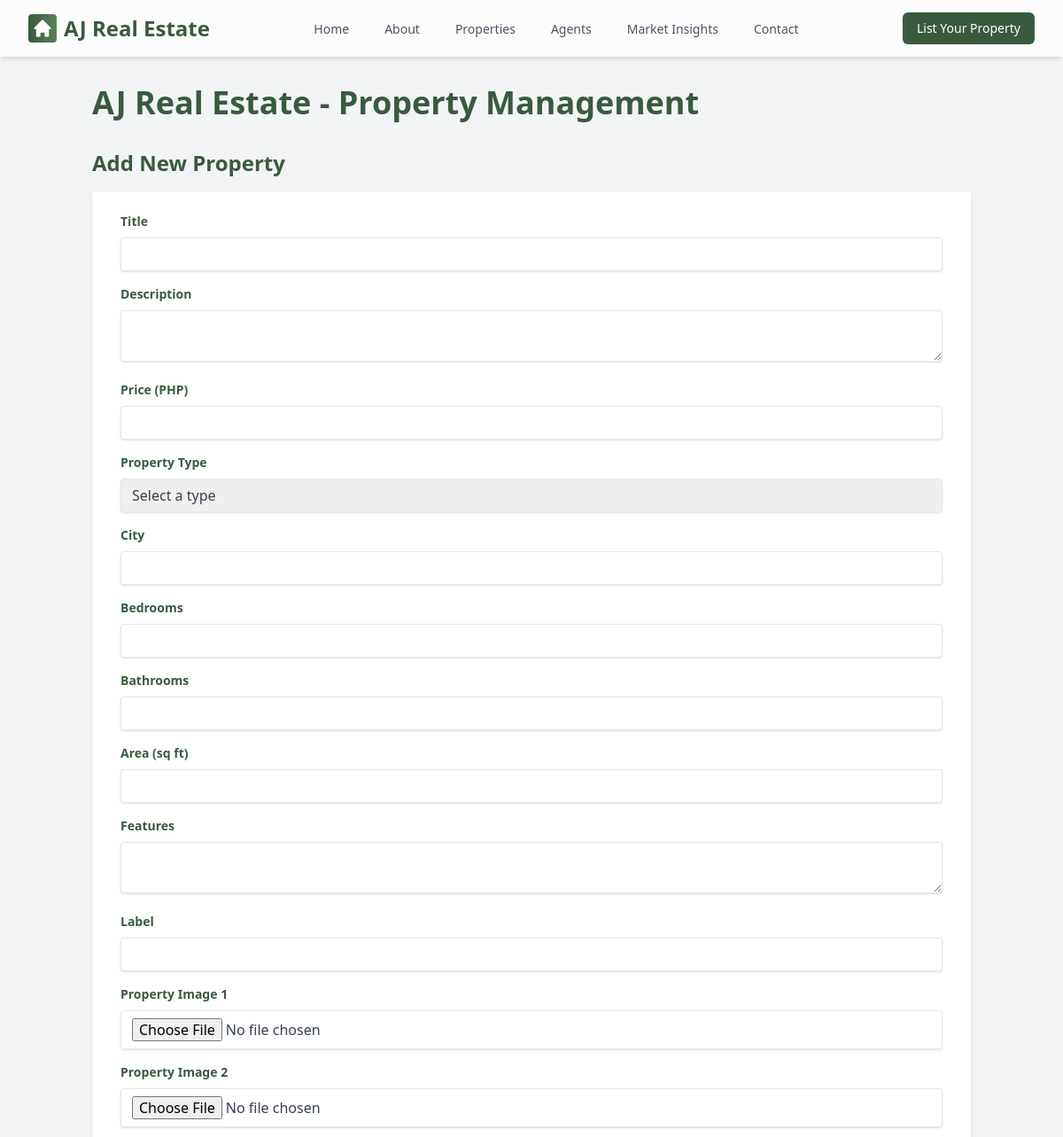
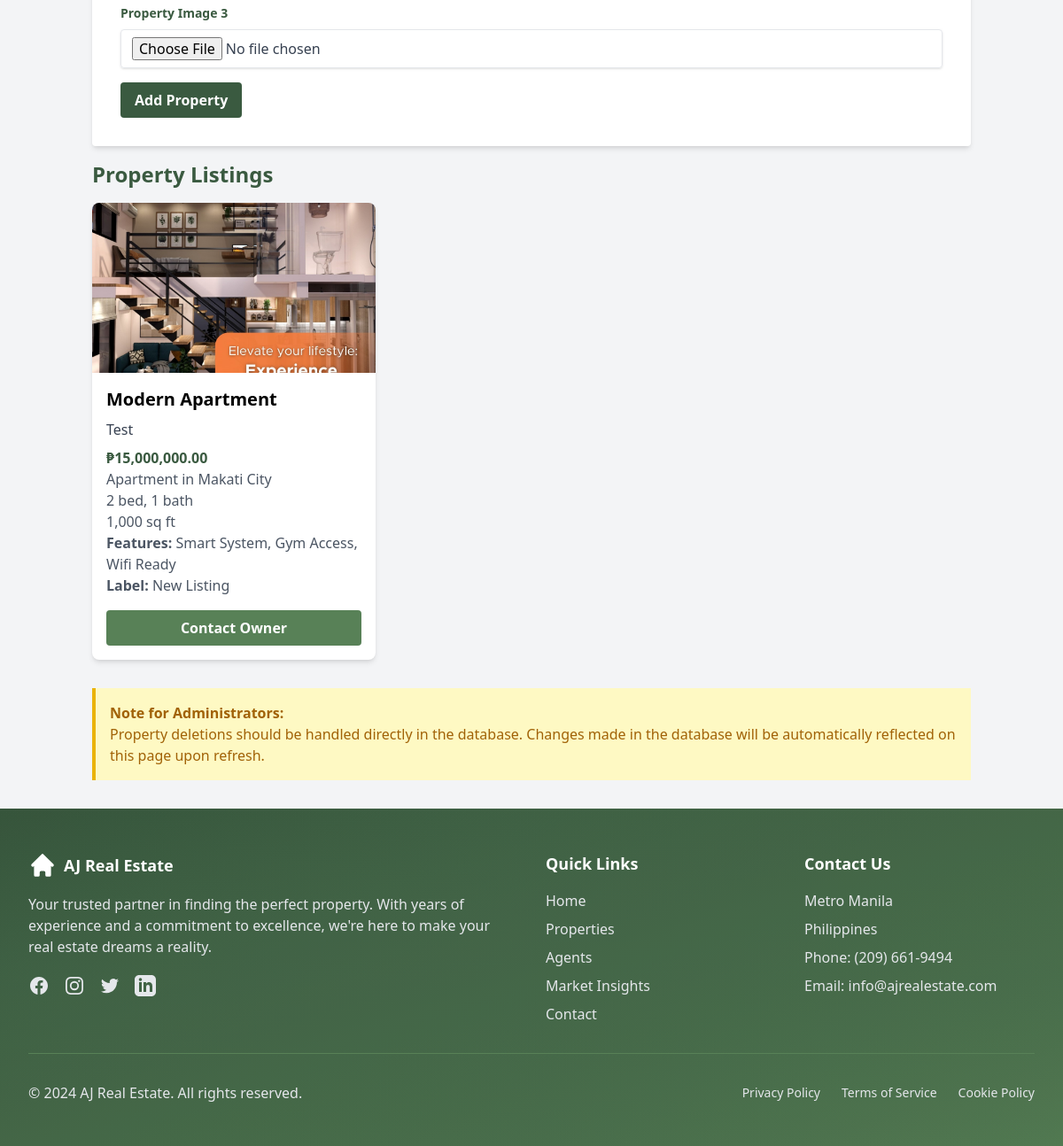
/ajpp5/add_property.php, run on the app's committed database (2 pictures, top to bottom).
### tables this page shows
CREATE TABLE `properties` (
  `id` int NOT NULL,
  `title` varchar(255) NOT NULL,
  `description` text,
  `image` text,
  `price` decimal(10,2) NOT NULL,
  `property_type` varchar(50) DEFAULT NULL,
  `city` varchar(100) DEFAULT NULL,
  `beds` int DEFAULT NULL,
  `baths` float DEFAULT NULL,
  `features` text,
  `label` varchar(100) DEFAULT NULL,
  `area_sqft` float DEFAULT NULL,
  `created_at` timestamp NULL DEFAULT CURRENT_TIMESTAMP,
  `floors` int DEFAULT NULL
);

### ajpp5/add_property.php (the view, shortened to what this page needs)
<?php
$host = 'localhost';
$dbname = 'rs_webapp_db';
$username = 'root';
$password = '';
try {
    $pdo = new PDO("mysql:host=$host;dbname=$dbname", $username, $password);
    $pdo->setAttribute(PDO::ATTR_ERRMODE, PDO::ERRMODE_EXCEPTION);
} catch(PDOException $e) {
    die("Connection failed: " . $e->getMessage());
}
function safeEcho($str) {
    echo htmlspecialchars($str ?? '', ENT_QUOTES, 'UTF-8');
}
$user_role = 'admin';
$errors = [];
$properties = [];
try {
    $stmt = $pdo->query("SELECT * FROM properties ORDER BY created_at DESC");
    $properties = $stmt->fetchAll(PDO::FETCH_ASSOC);
} catch(PDOException $e) {
    $errors[] = "Failed to fetch properties. Error: " . $e->getMessage();
}
include __DIR__ . '/templates/header.php';
?>
<!DOCTYPE html>
<html lang="en">
<head>
    <script src="https://cdn.tailwindcss.com"></script>
</head>
<body class="bg-lighter">
    <div class="container mx-auto px-4 py-8">
        <h1 class="text-4xl font-bold mb-8 text-primary">AJ Real Estate - Property Management</h1>
        <?php if ($user_role === 'admin' || $user_role === 'seller'): ?>
        <h2 class="text-2xl font-bold mb-4 text-primary">Add New Property</h2>
        <form action="<?php echo htmlspecialchars($_SERVER["PHP_SELF"]); ?>" method="POST" enctype="multipart/form-data" class="bg-white shadow-md rounded px-8 pt-6 pb-8 mb-4">
            <div class="mb-4">
                <label class="block text-primary text-sm font-bold mb-2" for="title">Title</label>
                <input class="shadow appearance-none border rounded w-full py-2 px-3 text-gray-700 leading-tight focus:outline-none focus:ring focus:ring-primary focus:border-primary" id="title" type="text" name="title" required>
            </div>
            <div class="mb-4">
                <label class="block text-primary text-sm font-bold mb-2" for="description">Description</label>
                <textarea class="shadow appearance-none border rounded w-full py-2 px-3 text-gray-700 leading-tight focus:outline-none focus:ring focus:ring-primary focus:border-primary" id="description" name="description"></textarea>
            </div>
            <div class="mb-4">
                <label class="block text-primary text-sm font-bold mb-2" for="price">Price (PHP)</label>
                <input class="shadow appearance-none border rounded w-full py-2 px-3 text-gray-700 leading-tight focus:outline-none focus:ring focus:ring-primary focus:border-primary" id="price" type="number" name="price" step="0.01" required>
            </div>
            <div class="mb-4">
                <label class="block text-primary text-sm font-bold mb-2" for="property_type">Property Type</label>
                <select class="shadow appearance-none border rounded w-full py-2 px-3 text-gray-700 leading-tight focus:outline-none focus:ring focus:ring-primary focus:border-primary" id="property_type" name="property_type" required>
                    <option value="">Select a type</option>
                </select>
            </div>
            <div class="mb-4">
                <label class="block text-primary text-sm font-bold mb-2" for="city">City</label>
                <input class="shadow appearance-none border rounded w-full py-2 px-3 text-gray-700 leading-tight focus:outline-none focus:ring focus:ring-primary focus:border-primary" id="city" type="text" name="city">
            </div>
            <div class="mb-4">
                <label class="block text-primary text-sm font-bold mb-2" for="beds">Bedrooms</label>
                <input class="shadow appearance-none border rounded w-full py-2 px-3 text-gray-700 leading-tight focus:outline-none focus:ring focus:ring-primary focus:border-primary" id="beds" type="number" name="beds">
            </div>
            <div class="mb-4">
                <label class="block text-primary text-sm font-bold mb-2" for="baths">Bathrooms</label>
                <input class="shadow appearance-none border rounded w-full py-2 px-3 text-gray-700 leading-tight focus:outline-none focus:ring focus:ring-primary focus:border-primary" id="baths" type="number" name="baths" step="0.5">
            </div>
            <div class="mb-4">
                <label class="block text-primary text-sm font-bold mb-2" for="area_sqft">Area (sq ft)</label>
                <input class="shadow appearance-none border rounded w-full py-2 px-3 text-gray-700 leading-tight focus:outline-none focus:ring focus:ring-primary focus:border-primary" id="area_sqft" type="number" name="area_sqft" step="0.01">
            </div>
            <div class="mb-4">
                <label class="block text-primary text-sm font-bold mb-2" for="features">Features</label>
                <textarea class="shadow appearance-none border rounded w-full py-2 px-3 text-gray-700 leading-tight focus:outline-none focus:ring focus:ring-primary focus:border-primary" id="features" name="features"></textarea>
            </div>
            <div class="mb-4">
                <label class="block text-primary text-sm font-bold mb-2" for="label">Label</label>
                <input class="shadow appearance-none border rounded w-full py-2 px-3 text-gray-700 leading-tight focus:outline-none focus:ring focus:ring-primary focus:border-primary" id="label" type="text" name="label">
            </div>
            <div class="mb-4">
                <label class="block text-primary text-sm font-bold mb-2" for="image1">Property Image 1</label>
                <input class="shadow appearance-none border rounded w-full py-2 px-3 text-gray-700 leading-tight focus:outline-none focus:ring focus:ring-primary focus:border-primary" id="image1" type="file" name="image1" accept="image/*">
            </div>
            <div class="mb-4">
                <label class="block text-primary text-sm font-bold mb-2" for="image2">Property Image 2</label>
                <input class="shadow appearance-none border rounded w-full py-2 px-3 text-gray-700 leading-tight focus:outline-none focus:ring focus:ring-primary focus:border-primary" id="image2" type="file" name="image2" accept="image/*">
            </div>
            <div class="mb-4">
                <label class="block text-primary text-sm font-bold mb-2" for="image3">Property Image 3</label>
                <input class="shadow appearance-none border rounded w-full py-2 px-3 text-gray-700 leading-tight focus:outline-none focus:ring focus:ring-primary focus:border-primary" id="image3" type="file" name="image3" accept="image/*">
            </div>
            <div class="flex items-center justify-between">
                <button class="bg-primary hover:bg-secondary text-white font-bold py-2 px-4 rounded focus:outline-none focus:shadow-outline transition duration-300" type="submit">
                    Add Property
                </button>
            </div>
        </form>
        <?php endif; ?>
        <h2 class="text-2xl font-bold mb-4 text-primary">Property Listings</h2>
        <div class="grid grid-cols-1 md:grid-cols-2 lg:grid-cols-3 gap-4">
            <?php foreach ($properties as $property): ?>
                <div class="bg-white shadow-md rounded-lg overflow-hidden">
                    <?php
                    $images = explode(',', $property['image']);
                    if (!empty($images[0])):
                    ?>
                        <img src="<?php safeEcho($images[0]); ?>" alt="<?php safeEcho($property['title']); ?>" class="w-full h-48 object-cover">
                    <?php endif; ?>
                    <div class="p-4">
                        <h3 class="font-bold text-xl mb-2"><?php safeEcho($property['title']); ?></h3>
                        <p class="text-gray-700 text-base mb-2"><?php safeEcho($property['description']); ?></p>
                        <p class="text-primary font-bold">₱<?php echo number_format($property['price'], 2); ?></p>
                        <p class="text-gray-600"><?php safeEcho($property['property_type']); ?> in <?php safeEcho($property['city']); ?></p>
                        <p class="text-gray-600"><?php echo $property['beds'] ?? 'N/A'; ?> bed, <?php echo $property['baths'] ?? 'N/A'; ?> bath</p>
                        <p class="text-gray-600"><?php echo $property['area_sqft'] ? number_format($property['area_sqft']) : 'N/A'; ?> sq ft</p>
                        <?php if (!empty($property['features'])): ?>
                            <p class="text-gray-600"><strong>Features:</strong> <?php safeEcho($property['features']); ?></p>
                        <?php endif; ?>
                        <?php if (!empty($property['label'])): ?>
                            <p class="text-gray-600"><strong>Label:</strong> <?php safeEcho($property['label']); ?></p>
                        <?php endif; ?>
                        <a href="contact.php?property_id=<?php echo $property['id']; ?>" class="mt-4 bg-secondary hover:bg-primary text-white font-bold py-2 px-4 rounded focus:outline-none focus:shadow-outline transition duration-300 block text-center">
                            Contact Owner
                        </a>
                    </div>
                </div>
            <?php endforeach; ?>
        </div>
        <?php if ($user_role === 'admin'): ?>
        <div class="mt-8 bg-yellow-100 border-l-4 border-yellow-500 text-yellow-700 p-4" role="alert">
            <p class="font-bold">Note for Administrators:</p>
            <p>Property deletions should be handled directly in the database. Changes made in the database will be automatically reflected on this page upon refresh.</p>
        </div>
        <?php endif; ?>
    </div>
</body>
</html>
<?php
include __DIR__ . '/templates/footer.php';
?>

### data on the page
properties: title "Modern Apartment Test Apartment Makati City Smart System, Gym Access, Wifi Ready New Listing", price "15,000,000.00", beds "2", baths "1", area_sqft "1,000"

### other printed values
$footerContent['companyName'] "AJ Real Estate"
$footerContent['companyDescription'] "Your trusted partner in finding the perfect property. With years of experience and a commitment to excellence, we're here to make your real estate dreams a reality."
$link['label'] "Home"
$link['label'] "Properties"
$link['label'] "Agents"
$link['label'] "Market Insights"
$link['label'] "Contact"
$footerContent['contactInfo']['address'] "Metro Manila"
$footerContent['contactInfo']['country'] "Philippines"
$footerContent['contactInfo']['phone'] "(209) 661-9494"
$footerContent['contactInfo']['email'] "info@ajrealestate.com"
$footerContent['copyrightYear'] "2024"
$link['label'] "Privacy Policy"
$link['label'] "Terms of Service"
$link['label'] "Cookie Policy"
